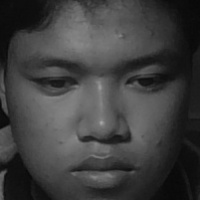
#> input picture AI_Smart_Attendance/dataset/train/Raihan/1.jpg, 200 x 200 px, given in place of the camera
$ python capture_face.py
#> lines starting #> are read from the running program, lines starting #| are printed output that depends on the picture; after the words box and inside, x2 and y2 are one past the last pixel; in counts of white or black regions, pixels touching at a corner belong together
import cv2
import os

name = "Raihan"
save_path = f"dataset/{name}"
os.makedirs(save_path, exist_ok=True)

cam = cv2.VideoCapture(0)
face_cascade = cv2.CascadeClassifier(
    cv2.data.haarcascades + "haarcascade_frontalface_default.xml"
)

count = 0

while True:
    ret, frame = cam.read()
#> frame is the input picture: shape (200, 200, 3); min 7, max 167, mean 63
    gray = cv2.cvtColor(frame, cv2.COLOR_BGR2GRAY)
    faces = face_cascade.detectMultiScale(gray, 1.3, 5)
#> faces = [[18, 13, 171, 171]]

    for (x,y,w,h) in faces:
        count += 1
        face = gray[y:y+h, x:x+w]
        face = cv2.resize(face, (200, 200))
        cv2.imwrite(f"{save_path}/{count}.jpg", face)

        cv2.rectangle(frame,(x,y),(x+w,y+h),(0,255,0),2)
#> this loop made 1 pass
#> (x, y, w, h, count) on pass 1: (18, 13, 171, 171, 1)
#> pass 1, `face = gray[y:y+h, x:x+w]`:
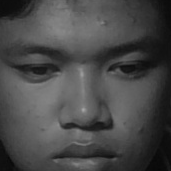
#> face: shape (171, 171); min 7, max 167, mean 72.8
#> after the loop:
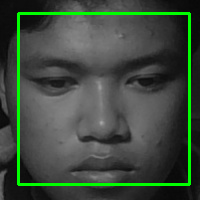
#> frame: shape (200, 200, 3); 5.12% of pixels changed, all inside (x1, y1, x2, y2) = (17, 12, 191, 186)
#> after the loop, count = 1

    cv2.imshow("Capture Face", frame)

    if cv2.waitKey(1) & 0xFF == 27 or count >= 100:
#> (key Esc is pressed here)
        break

cam.release()
cv2.destroyAllWindows()

$ run again, on AI_Smart_Attendance/dataset/train/Raihan/10.jpg
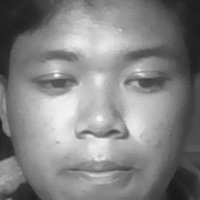
#> input picture AI_Smart_Attendance/dataset/train/Raihan/10.jpg, 200 x 200 px, given in place of the camera
#> frame is the input picture: shape (200, 200, 3); min 25, max 245, mean 131.7
#> faces = [[21, 13, 163, 163]]
#> the loop `for (x,y,w,h) in faces:` made 1 pass
#> (x, y, w, h, count) on pass 1: (21, 13, 163, 163, 1)
#> pass 1, `face = gray[y:y+h, x:x+w]`:
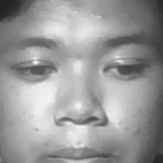
#> face: shape (163, 163); min 34, max 245, mean 153.4
#> after the loop `for (x,y,w,h) in faces:`:
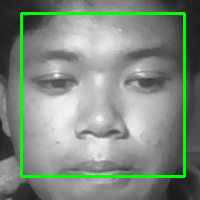
#> frame: shape (200, 200, 3); 4.88% of pixels changed, all inside (x1, y1, x2, y2) = (20, 12, 186, 178)
#> after the loop `for (x,y,w,h) in faces:`: count = 1
